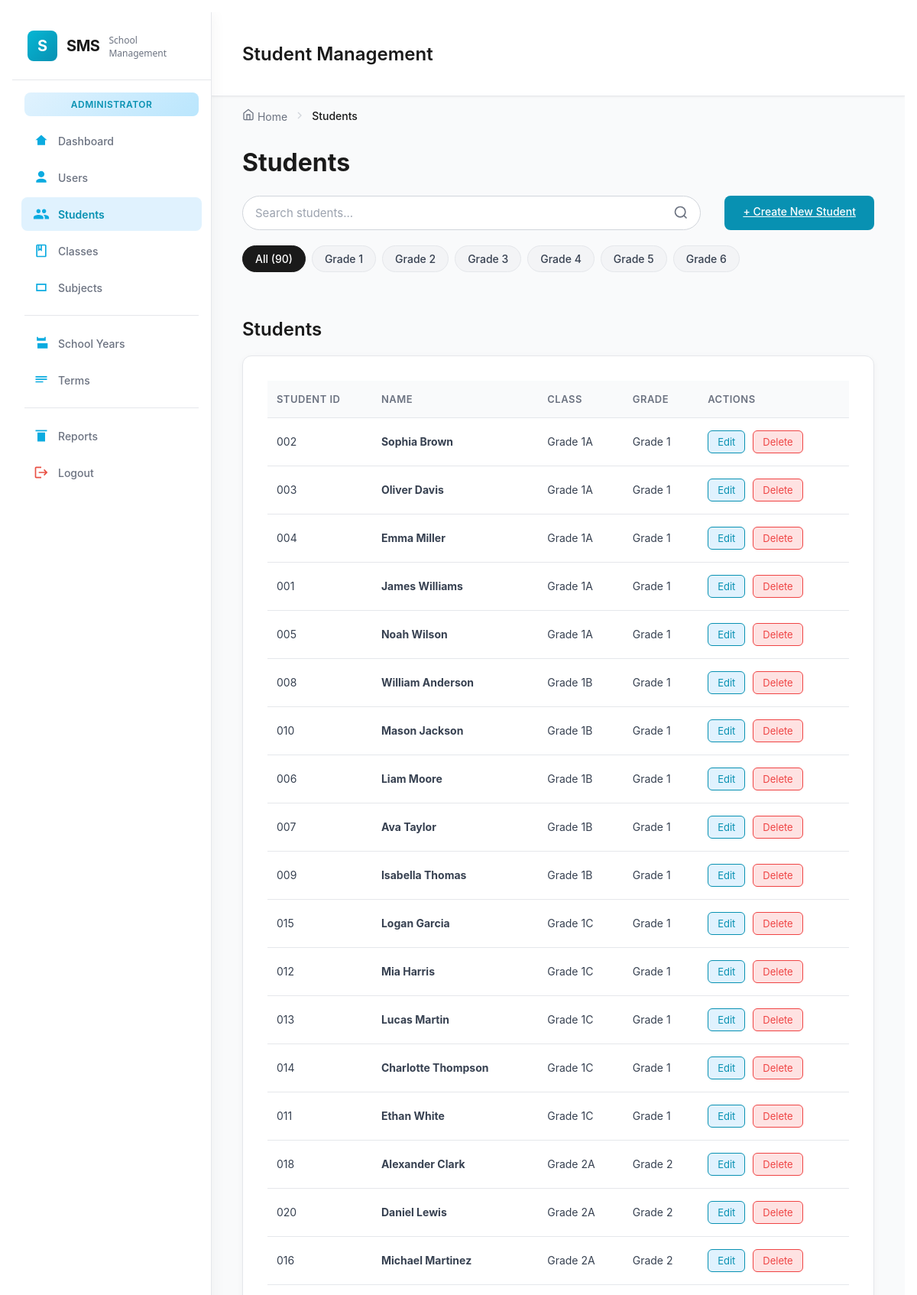
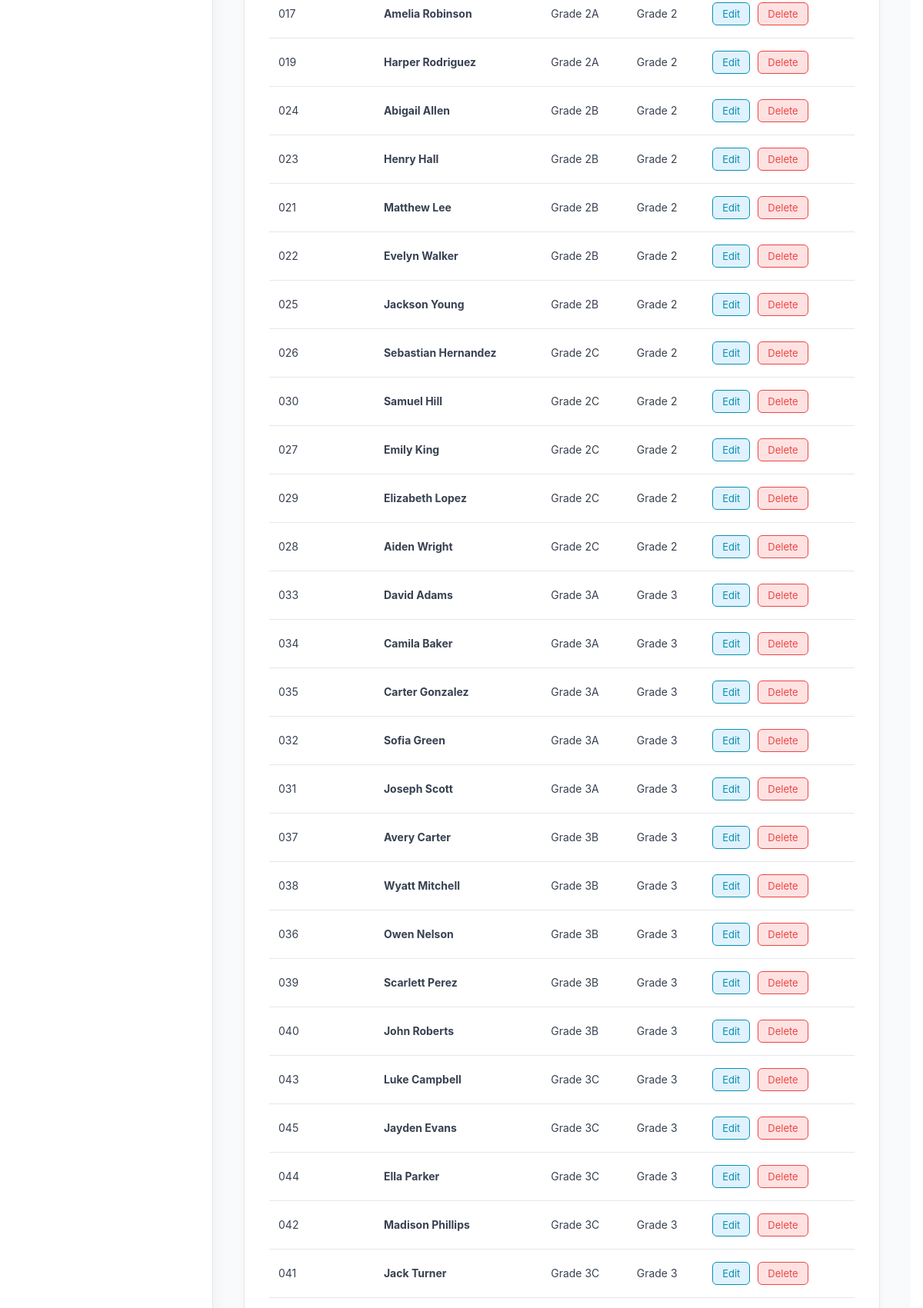
The app's page /views/students/studentManagement.php (signed in, upper part) with its own data (2 pictures, top to bottom).
### tables this page shows
CREATE TABLE IF NOT EXISTS students (
    student_id INT AUTO_INCREMENT PRIMARY KEY,
    first_name VARCHAR(50) NOT NULL,
    last_name VARCHAR(50) NOT NULL,
    class_id INT NOT NULL,
    CONSTRAINT fk_students_class
        FOREIGN KEY (class_id) REFERENCES classes(class_id)
        ON DELETE RESTRICT
        ON UPDATE CASCADE
);

CREATE TABLE IF NOT EXISTS grades (
    grade_id INT AUTO_INCREMENT PRIMARY KEY,
    grade_name VARCHAR(20) NOT NULL UNIQUE
);

CREATE TABLE IF NOT EXISTS classes (
    class_id INT AUTO_INCREMENT PRIMARY KEY,
    class_name VARCHAR(2) NOT NULL,
    grade_id INT NOT NULL,
    UNIQUE (class_name, grade_id),
    CONSTRAINT fk_classes_grade
        FOREIGN KEY (grade_id) REFERENCES grades(grade_id)
        ON DELETE RESTRICT
        ON UPDATE CASCADE
);

### views/students/studentManagement.php (the view, shortened to what this page needs)
<?php
$headerPath = __DIR__ . '/includes/header.php';
if (!file_exists($headerPath)) $headerPath = __DIR__ . '/../../includes/header.php';
$parts = explode('/', trim($_SERVER['SCRIPT_NAME'], '/'));
$projectRoot = (isset($parts[1]) ? '/' . $parts[0] : '');
$extra_head = '<link rel="stylesheet" href="' . $projectRoot . '/public/assets/css/darkManagement.css?v=' . time() . '">';
$pdo = getDBConnection();
$stmt = $pdo->query("
    SELECT
        s.student_id,
        s.first_name,
        s.last_name,
        c.class_name,
        g.grade_name
    FROM students s
    INNER JOIN classes c ON s.class_id = c.class_id
    INNER JOIN grades g ON c.grade_id = g.grade_id
    ORDER BY g.grade_id, c.class_name, s.last_name, s.first_name
");
$students = $stmt->fetchAll();
require_once $headerPath;
?>
<div class="Main-Container">
    <?php require_once dirname($headerPath) . '/sidebar.php'; ?>
    <main class="main-dashboard">
        <div class="header">
            <h2>Student Management</h2>
        </div>
        <nav class="breadcrumb">
            <div class="breadcrumb-item">
                <a href="<?php echo $projectRoot; ?>/views/dashboard/index.php" class="breadcrumb-link">
                    <svg width="16" height="16" viewBox="0 0 24 24" fill="none" stroke="currentColor" stroke-width="2">
                        <path d="M3 9l9-7 9 7v11a2 2 0 0 1-2 2H5a2 2 0 0 1-2-2z"></path>
                        <polyline points="9 22 9 12 15 12 15 22"></polyline>
                    </svg>
                    Home
                </a>
            </div>
            <div class="breadcrumb-separator">
                <svg width="16" height="16" viewBox="0 0 24 24" fill="none" stroke="currentColor" stroke-width="2">
                    <polyline points="9 18 15 12 9 6"></polyline>
                </svg>
            </div>
            <div class="breadcrumb-item">
                <span class="breadcrumb-current">Students</span>
            </div>
        </nav>
        <h1>Students</h1>
        <section class="search-filter-section">
            <div class="search-bar-container">
                <div class="search-bar">
                    <input type="text" id="searchInput" placeholder="Search students..." onkeyup="searchStudents()">
                </div>
                <a href="student_create.php" class="create-btn" style="margin-left: auto;">
                    + Create New Student
                </a>
            </div>
            <div class="filter-chips-container">
                <div class="filter-chip active" onclick="filterStudents('all')">All (<?php echo count($students); ?>)</div>
                <div class="filter-chip" onclick="filterStudents('grade-1')">Grade 1</div>
                <div class="filter-chip" onclick="filterStudents('grade-2')">Grade 2</div>
                <div class="filter-chip" onclick="filterStudents('grade-3')">Grade 3</div>
                <div class="filter-chip" onclick="filterStudents('grade-4')">Grade 4</div>
                <div class="filter-chip" onclick="filterStudents('grade-5')">Grade 5</div>
                <div class="filter-chip" onclick="filterStudents('grade-6')">Grade 6</div>
            </div>
        </section>
        <h2 class='heading users'>Students</h2>
        <section class="table-card">
            <table>
                <thead>
                <tr>
                    <th>Student ID</th>
                    <th>Name</th>
                    <th>Class</th>
                    <th>Grade</th>
                    <th>Actions</th>
                </tr>
                </thead>
                <tbody>
                <?php if (empty($students)): ?>
                    <tr>
                        <td colspan="5" class="empty-state">
                            <div class="empty-state-content">
                                <svg class="empty-state-icon" width="64" height="64" viewBox="0 0 24 24" fill="none" stroke="currentColor" stroke-width="2">
                                    <path d="M17 21v-2a4 4 0 0 0-4-4H5a4 4 0 0 0-4 4v2"></path>
                                    <circle cx="9" cy="7" r="4"></circle>
                                    <path d="M23 21v-2a4 4 0 0 0-3-3.87"></path>
                                    <path d="M16 3.13a4 4 0 0 1 0 7.75"></path>
                                </svg>
                                <h3>No students found</h3>
                                <p>Get started by creating your first student.</p>
                                <a href="student_create.php" class="empty-state-btn">
                                    <svg width="16" height="16" viewBox="0 0 24 24" fill="none" stroke="currentColor" stroke-width="2">
                                        <line x1="12" y1="5" x2="12" y2="19"></line>
                                        <line x1="5" y1="12" x2="19" y2="12"></line>
                                    </svg>
                                    Create First Student
                                </a>
                            </div>
                        </td>
                    </tr>
                <?php else: ?>
                    <?php foreach ($students as $student): ?>
                        <?php
                        $gradeNum = str_replace('Grade ', '', $student['grade_name']);
                        $className = "Grade {$gradeNum}{$student['class_name']}";
                        $fullName = htmlspecialchars($student['first_name'] . ' ' . $student['last_name']);
                        ?>
                        <tr>
                            <td><?php echo str_pad($student['student_id'], 3, '0', STR_PAD_LEFT); ?></td>
                            <td><strong><?php echo $fullName; ?></strong></td>
                            <td><?php echo htmlspecialchars($className); ?></td>
                            <td><?php echo htmlspecialchars($student['grade_name']); ?></td>
                            <td>
                                <a href="student_edit.php?id=<?php echo $student['student_id']; ?>" class="action-btn edit-btn">Edit</a>
                                <a href="javascript:void(0);" onclick="confirmDelete(<?php echo $student['student_id']; ?>, '<?php echo addslashes($fullName); ?>')" class="action-btn delete-btn">Delete</a>
                            </td>
                        </tr>
                    <?php endforeach; ?>
                <?php endif; ?>
                </tbody>
            </table>
        </section>
    </main>
</div>
</body>
</html>

### includes/header.php (shortened to what this page needs)
<?php
$parts = explode('/', trim($_SERVER['SCRIPT_NAME'], '/'));
$projectRoot = (isset($parts[1]) ? '/' . $parts[0] : '');
?>
<!doctype html>
<html lang="en">
<head>
    <link rel="stylesheet" href="<?php echo $projectRoot; ?>/public/assets/css/style.css?v=<?php echo time(); ?>">
    <link rel="stylesheet" href="<?php echo $projectRoot; ?>/public/assets/css/sidebar.css?v=<?php echo time(); ?>">
    <?php
    if (!empty($extra_head)) echo $extra_head;
    ?>
</head>
<body>
<div class="container">

### includes/sidebar.php (shortened to what this page needs)
<?php
$role = $_SESSION['role'] ?? 'guest';
$currentPage = basename($_SERVER['PHP_SELF']);
$currentPath = $_SERVER['PHP_SELF'];
function isActive($pagePatterns) {
    global $currentPage, $currentPath;
    foreach ($pagePatterns as $pattern) {
        if (strpos($currentPath, $pattern) !== false || $currentPage === $pattern) {
            return 'active';
        }
    }
    return '';
}
?>
<div class="sidebar">
    <div class="sidebar-header">
        <h2>SMS</h2>
        <p>School Management</p>
    </div>
    <?php if ($role === 'office_admin'): ?>
        <div class="sidebar-role-badge">Administrator</div>
        <a href="<?php echo $projectRoot; ?>/views/dashboard/index.php" class="<?php echo isActive(['dashboard', 'index.php']); ?>">
            <span class="icon icon-dashboard" aria-hidden="true"></span>
            <span class="label">Dashboard</span>
        </a>
        <a href="<?php echo $projectRoot; ?>/views/users/userManagement.php" class="<?php echo isActive(['users/', 'userManagement', 'userPage', 'userProfile']); ?>">
            <span class="icon icon-users" aria-hidden="true"></span>
            <span class="label">Users</span>
        </a>
        <a href="<?php echo $projectRoot; ?>/views/students/studentManagement.php" class="<?php echo isActive(['students/', 'studentManagement', 'studentPage', 'studentProfile']); ?>">
            <span class="icon icon-students" aria-hidden="true"></span>
            <span class="label">Students</span>
        </a>
        <a href="<?php echo $projectRoot; ?>/views/classes/classManagement.php" class="<?php echo isActive(['classes/', 'classManagement', 'classPage']); ?>">
            <span class="icon icon-classes" aria-hidden="true"></span>
            <span class="label">Classes</span>
        </a>
        <a href="<?php echo $projectRoot; ?>/views/subjects/subjects_list.php" class="<?php echo isActive(['subjects/', 'subject']); ?>">
            <span class="icon icon-subjects" aria-hidden="true"></span>
            <span class="label">Subjects</span>
        </a>
        <div class="sidebar-divider"></div>
        <a href="<?php echo $projectRoot; ?>/views/school/school_years_list.php" class="<?php echo isActive(['school_years', 'school_year', 'years_terms']); ?>">
            <span class="icon icon-years" aria-hidden="true"></span>
            <span class="label">School Years</span>
        </a>
        <a href="<?php echo $projectRoot; ?>/views/school/term_manage.php" class="<?php echo isActive(['term_manage', 'term_create', 'terms.php']); ?>">
            <span class="icon icon-terms" aria-hidden="true"></span>
            <span class="label">Terms</span>
        </a>
    <?php endif; ?>
    <div class="sidebar-divider"></div>
    <a href="<?php echo $projectRoot; ?>/views/reports/report_student_card.php" class="<?php echo isActive(['reports/', 'report_']); ?>">
        <span class="icon icon-reports" aria-hidden="true"></span>
        <span class="label">Reports</span>
    </a>
    <?php if (!empty($_SESSION['username'])): ?>
        <a href="<?php echo $projectRoot; ?>/views/auth/logout.php" class="logout-link">
            <span class="icon icon-logout" aria-hidden="true"></span>
            <span class="label">Logout</span>
        </a>
    <?php endif; ?>
</div>

### public/assets/css/style.css (style rules this page uses)
input::placeholder { color: rgba(255, 255, 255, 0.6); }

### public/assets/css/sidebar.css (style rules this page uses)
.sidebar { width: 260px; background: #ffffff; padding: 0; border-right: 1px solid #e5e7eb; box-shadow: 0 0 20px rgba(0, 0, 0, 0.05); height: 100vh; position: sticky; top: 0; overflow-y: auto; display: flex; flex-direction: column; }
.sidebar-header { padding: 24px 20px; border-bottom: 1px solid #e5e7eb; display: flex; align-items: center; gap: 12px; }
.sidebar-header::before { content: 'S'; width: 40px; height: 40px; background: linear-gradient(135deg, #06b6d4, #0891b2); border-radius: 8px; display: flex; align-items: center; justify-content: center; color: white; font-weight: 700; font-size: 20px; }
.sidebar-header h2 { font-family: -apple-system, BlinkMacSystemFont, 'Segoe UI', Roboto, sans-serif; font-weight: 700; font-size: 20px; color: #1a1a1a; margin: 0; letter-spacing: -0.5px; }
.sidebar-header p { font-family: 'Segoe UI', sans-serif; font-size: 12px; color: #6b7280; margin: 2px 0 0 0; }
.sidebar-role-badge { margin: 16px 16px 8px; padding: 8px 12px; background: linear-gradient(135deg, #e0f2fe, #bae6fd); border-radius: 8px; color: #0891b2; font-size: 12px; font-weight: 600; text-align: center; text-transform: uppercase; letter-spacing: 0.5px; }
.sidebar a { color: #6b7280; text-decoration: none; font-family: -apple-system, BlinkMacSystemFont, 'Segoe UI', Roboto, sans-serif; font-weight: 500; font-size: 14px; display: flex; align-items: center; padding: 12px 16px; gap: 12px; margin: 2px 12px; border-radius: 8px; transition: all 0.2s ease; position: relative; }
.sidebar a.active { background-color: #e0f2fe; color: #0891b2; font-weight: 600; }
.sidebar .icon { width: 20px; height: 20px; display: inline-block; background-size: contain; background-repeat: no-repeat; background-position: center; flex: 0 0 20px; opacity: 1; transition: all 0.2s ease; filter: brightness(0) saturate(100%) invert(52%) sepia(85%) saturate(1217%) hue-rotate(156deg) brightness(92%) contrast(91%); }
.sidebar a:hover .icon, .sidebar a.active .icon { opacity: 1; transform: scale(1.1); }
.sidebar .label { flex: 1; }
.sidebar a.active .icon { filter: brightness(0) saturate(100%) invert(52%) sepia(85%) saturate(1217%) hue-rotate(156deg) brightness(92%) contrast(91%); }
.icon-dashboard { background-image: url('../icons/dashboard.svg'); }
.icon-users { background-image: url('../icons/users.svg'); }
.icon-students { background-image: url('../icons/students.svg'); }
.icon-classes { background-image: url('../icons/classes.svg'); }
.icon-subjects { background-image: url('../icons/subjects.svg'); }
.icon-years { background-image: url('../icons/years.svg'); }
.icon-terms { background-image: url('../icons/terms.svg'); }
.icon-reports { background-image: url('../icons/reports.svg'); }
.icon-logout { background-image: url('../icons/logout.svg'); }
.sidebar-divider { height: 1px; background: #e5e7eb; margin: 12px 16px; }
.logout-link { margin-top: auto; margin-bottom: 16px; color: #ef4444; }
.logout-link .icon { filter: brightness(0) saturate(100%) invert(42%) sepia(93%) saturate(2384%) hue-rotate(335deg) brightness(95%) contrast(92%); }

### includes/header.php (style rules this page uses)
body { font-family:Arial,Helvetica,sans-serif;margin:0;padding:0 }
.container { padding:16px }

### records on screen
students: student_id "002", fullName "Sophia Brown", grades.grade_name "Grade 1A", grades.grade_name "Grade 1"
students: student_id "003", fullName "Oliver Davis", grades.grade_name "Grade 1A", grades.grade_name "Grade 1"
students: student_id "004", fullName "Emma Miller", grades.grade_name "Grade 1A", grades.grade_name "Grade 1"
students: student_id "001", fullName "James Williams", grades.grade_name "Grade 1A", grades.grade_name "Grade 1"
students: student_id "005", fullName "Noah Wilson", grades.grade_name "Grade 1A", grades.grade_name "Grade 1"
students: student_id "008", fullName "William Anderson", grades.grade_name "Grade 1B", grades.grade_name "Grade 1"
students: student_id "010", fullName "Mason Jackson", grades.grade_name "Grade 1B", grades.grade_name "Grade 1"
students: student_id "006", fullName "Liam Moore", grades.grade_name "Grade 1B", grades.grade_name "Grade 1"
students: student_id "007", fullName "Ava Taylor", grades.grade_name "Grade 1B", grades.grade_name "Grade 1"
students: student_id "009", fullName "Isabella Thomas", grades.grade_name "Grade 1B", grades.grade_name "Grade 1"
students: student_id "015", fullName "Logan Garcia", grades.grade_name "Grade 1C", grades.grade_name "Grade 1"
students: student_id "012", fullName "Mia Harris", grades.grade_name "Grade 1C", grades.grade_name "Grade 1"
students: student_id "013", fullName "Lucas Martin", grades.grade_name "Grade 1C", grades.grade_name "Grade 1"
students: student_id "014", fullName "Charlotte Thompson", grades.grade_name "Grade 1C", grades.grade_name "Grade 1"
students: student_id "011", fullName "Ethan White", grades.grade_name "Grade 1C", grades.grade_name "Grade 1"
students: student_id "018", fullName "Alexander Clark", grades.grade_name "Grade 2A", grades.grade_name "Grade 2"
students: student_id "020", fullName "Daniel Lewis", grades.grade_name "Grade 2A", grades.grade_name "Grade 2"
students: student_id "016", fullName "Michael Martinez", grades.grade_name "Grade 2A", grades.grade_name "Grade 2"
students: student_id "017", fullName "Amelia Robinson", grades.grade_name "Grade 2A", grades.grade_name "Grade 2"
students: student_id "019", fullName "Harper Rodriguez", grades.grade_name "Grade 2A", grades.grade_name "Grade 2"
students: student_id "024", fullName "Abigail Allen", grades.grade_name "Grade 2B", grades.grade_name "Grade 2"
students: student_id "023", fullName "Henry Hall", grades.grade_name "Grade 2B", grades.grade_name "Grade 2"
students: student_id "021", fullName "Matthew Lee", grades.grade_name "Grade 2B", grades.grade_name "Grade 2"
students: student_id "022", fullName "Evelyn Walker", grades.grade_name "Grade 2B", grades.grade_name "Grade 2"
students: student_id "025", fullName "Jackson Young", grades.grade_name "Grade 2B", grades.grade_name "Grade 2"
students: student_id "026", fullName "Sebastian Hernandez", grades.grade_name "Grade 2C", grades.grade_name "Grade 2"
students: student_id "030", fullName "Samuel Hill", grades.grade_name "Grade 2C", grades.grade_name "Grade 2"
students: student_id "027", fullName "Emily King", grades.grade_name "Grade 2C", grades.grade_name "Grade 2"
students: student_id "029", fullName "Elizabeth Lopez", grades.grade_name "Grade 2C", grades.grade_name "Grade 2"
students: student_id "028", fullName "Aiden Wright", grades.grade_name "Grade 2C", grades.grade_name "Grade 2"
students: student_id "033", fullName "David Adams", grades.grade_name "Grade 3A", grades.grade_name "Grade 3"
students: student_id "034", fullName "Camila Baker", grades.grade_name "Grade 3A", grades.grade_name "Grade 3"
students: student_id "035", fullName "Carter Gonzalez", grades.grade_name "Grade 3A", grades.grade_name "Grade 3"
students: student_id "032", fullName "Sofia Green", grades.grade_name "Grade 3A", grades.grade_name "Grade 3"
students: student_id "031", fullName "Joseph Scott", grades.grade_name "Grade 3A", grades.grade_name "Grade 3"
students: student_id "037", fullName "Avery Carter", grades.grade_name "Grade 3B", grades.grade_name "Grade 3"
students: student_id "038", fullName "Wyatt Mitchell", grades.grade_name "Grade 3B", grades.grade_name "Grade 3"
students: student_id "036", fullName "Owen Nelson", grades.grade_name "Grade 3B", grades.grade_name "Grade 3"
students: student_id "039", fullName "Scarlett Perez", grades.grade_name "Grade 3B", grades.grade_name "Grade 3"
students: student_id "040", fullName "John Roberts", grades.grade_name "Grade 3B", grades.grade_name "Grade 3"
students: student_id "043", fullName "Luke Campbell", grades.grade_name "Grade 3C", grades.grade_name "Grade 3"
students: student_id "045", fullName "Jayden Evans", grades.grade_name "Grade 3C", grades.grade_name "Grade 3"
students: student_id "044", fullName "Ella Parker", grades.grade_name "Grade 3C", grades.grade_name "Grade 3"
students: student_id "042", fullName "Madison Phillips", grades.grade_name "Grade 3C", grades.grade_name "Grade 3"
students: student_id "041", fullName "Jack Turner", grades.grade_name "Grade 3C", grades.grade_name "Grade 3"

### other values on screen
count($students) "90"
